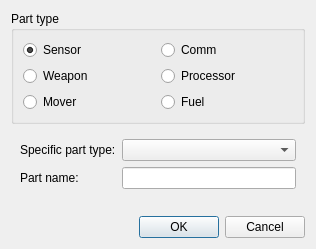
<?xml version="1.0" encoding="UTF-8"?>
<ui version="4.0">
 <class>AddPlatformPart</class>
 <widget class="QWidget" name="AddPlatformPart">
  <property name="geometry">
   <rect>
    <x>0</x>
    <y>0</y>
    <width>316</width>
    <height>249</height>
   </rect>
  </property>
  <property name="windowTitle">
   <string>Add platform part</string>
  </property>
  <layout class="QVBoxLayout" name="verticalLayout">
   <item>
    <widget class="QGroupBox" name="typeGroupBox">
     <property name="title">
      <string>Part type</string>
     </property>
     <layout class="QGridLayout" name="gridLayout">
      <item row="0" column="0">
       <widget class="QRadioButton" name="sensorRadioButton">
        <property name="text">
         <string>Sensor</string>
        </property>
        <property name="checked">
         <bool>true</bool>
        </property>
        <attribute name="buttonGroup">
         <string>typeButtonGroup</string>
        </attribute>
       </widget>
      </item>
      <item row="1" column="0">
       <widget class="QRadioButton" name="weaponRadioButton">
        <property name="text">
         <string>Weapon</string>
        </property>
        <attribute name="buttonGroup">
         <string>typeButtonGroup</string>
        </attribute>
       </widget>
      </item>
      <item row="0" column="1">
       <widget class="QRadioButton" name="commRadioButton">
        <property name="text">
         <string>Comm</string>
        </property>
        <attribute name="buttonGroup">
         <string>typeButtonGroup</string>
        </attribute>
       </widget>
      </item>
      <item row="1" column="1">
       <widget class="QRadioButton" name="processorRadioButton">
        <property name="text">
         <string>Processor</string>
        </property>
        <attribute name="buttonGroup">
         <string>typeButtonGroup</string>
        </attribute>
       </widget>
      </item>
      <item row="2" column="0">
       <widget class="QRadioButton" name="moverRadioButton">
        <property name="text">
         <string>Mover</string>
        </property>
        <attribute name="buttonGroup">
         <string>typeButtonGroup</string>
        </attribute>
       </widget>
      </item>
      <item row="2" column="1">
       <widget class="QRadioButton" name="fuelRadioButton">
        <property name="text">
         <string>Fuel</string>
        </property>
        <attribute name="buttonGroup">
         <string>typeButtonGroup</string>
        </attribute>
       </widget>
      </item>
     </layout>
    </widget>
   </item>
   <item>
    <widget class="QWidget" name="detailsWidget" native="true">
     <layout class="QFormLayout" name="formLayout">
      <item row="0" column="0">
       <widget class="QLabel" name="specPartTypeLabel">
        <property name="text">
         <string>Specific part type:</string>
        </property>
       </widget>
      </item>
      <item row="0" column="1">
       <widget class="QComboBox" name="specPartTypeComboBox"/>
      </item>
      <item row="1" column="0">
       <widget class="QLabel" name="partNameLabel">
        <property name="text">
         <string>Part name:</string>
        </property>
       </widget>
      </item>
      <item row="1" column="1">
       <widget class="QLineEdit" name="partNameLineEdit"/>
      </item>
     </layout>
    </widget>
   </item>
   <item>
    <widget class="QDialogButtonBox" name="buttonBox">
     <property name="standardButtons">
      <set>QDialogButtonBox::Cancel|QDialogButtonBox::Ok</set>
     </property>
    </widget>
   </item>
  </layout>
 </widget>
 <resources/>
 <connections/>
 <buttongroups>
  <buttongroup name="typeButtonGroup"/>
 </buttongroups>
</ui>
